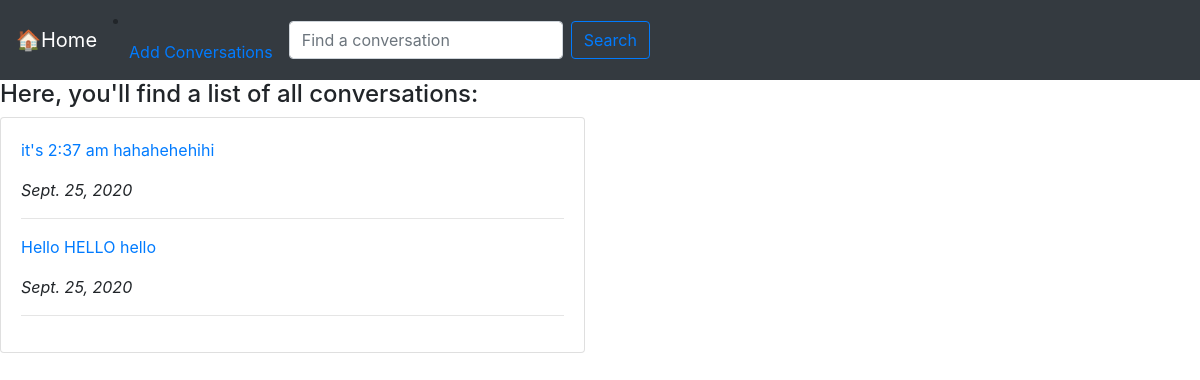
The page / on the database its author committed.
### conversations/models.py (models this page shows)
class Conversation(models.Model):
    title = models.CharField(max_length=100,null=False)
    start_date = models.DateField(auto_now=True)

### conversations/views.py (the view)
# urls.py: path('', views.home, name='home'),
def home(request):
    conversations = Conversation.objects.all().order_by('-start_date')
    context = {'conversations':conversations}
    return render(request, 'conversations/home.html', context)

### conversations/templates/conversations/home.html
{% extends 'conversations/base.html' %}
{% block content %}
    <h4>Here, you'll find a list of all conversations:</h4>
    <div class="row">
        <div class="col-md-6">
            <div class="card card-body">
                <div class="all-convos">
                    {% for i in conversations %}
                        <div>
                            <p>
                                <a href="{% url 'convodetail' i.id %}">
                                {{i.title}}
                                </a>
                            </p>
                            <i>{{i.start_date}}</i>
                            <br><hr>
                        </div>
                    {% endfor %}
                </div>
            </div>
        </div>
    </div>
{% endblock %}

### rows shown on the page
Conversation: title "it's 2:37 am hahahehehihi", start_date "Sept. 25, 2020"
Conversation: title "Hello HELLO hello", start_date "Sept. 25, 2020"
